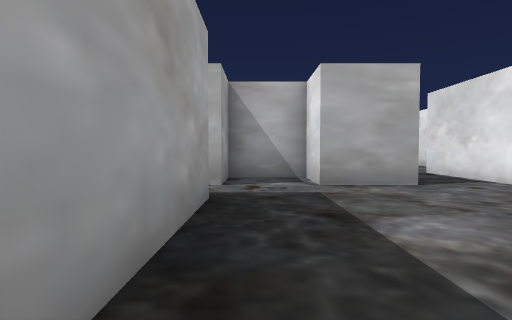
View 1 (above)

23 first-person views from a walk through a scene from a Unity 3-D project. The camera is 1.3 m above the floor, tilts 2° down and sees 80° across. The floor is counted in squares, 2 m on a side. Each view is taken from the middle of a square. On the plan, view 1 faces up. The plan holds only what a view shows up to about 10 squares ahead; the rest is blank. The place goes on beyond the plan. The player is left out. Some surface patterns are stand-ins.

View 2
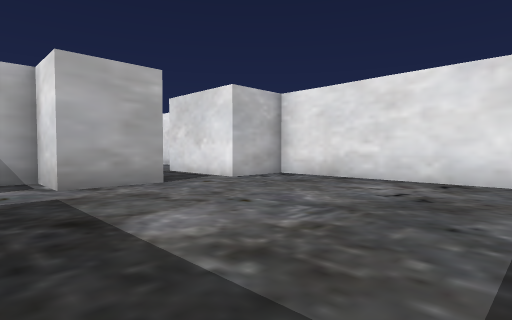

View 3
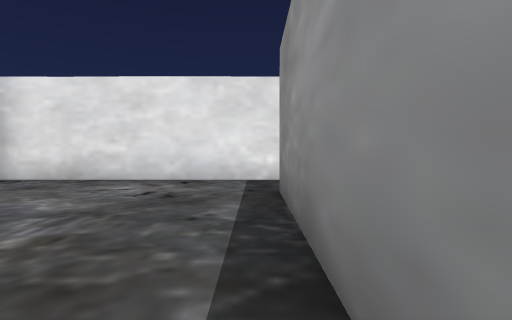

View 4
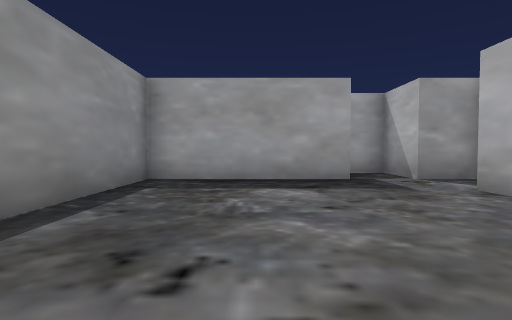

View 5
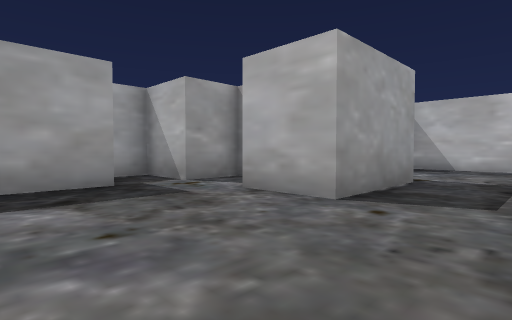

View 6
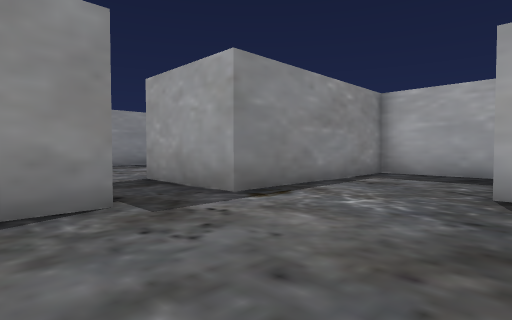

View 7
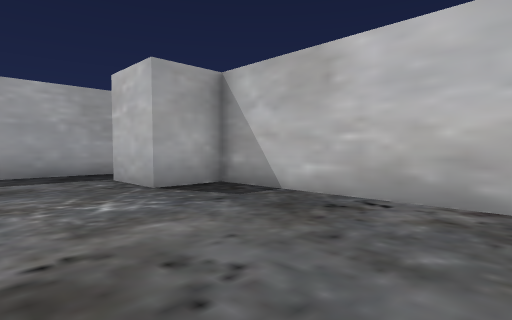

View 8
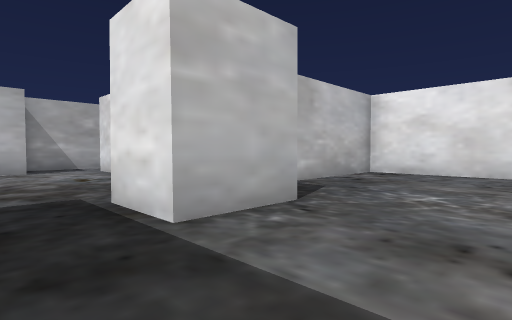

View 9
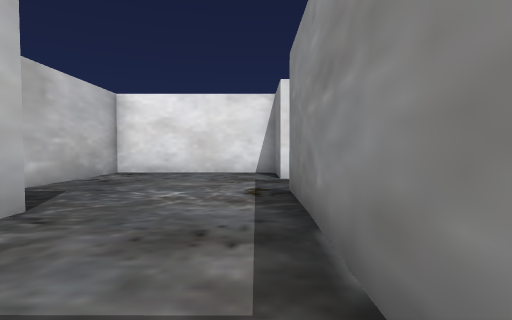

View 10
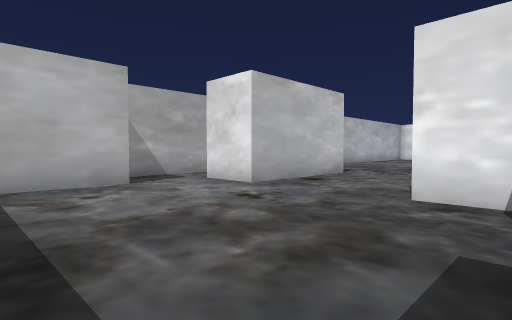

View 11
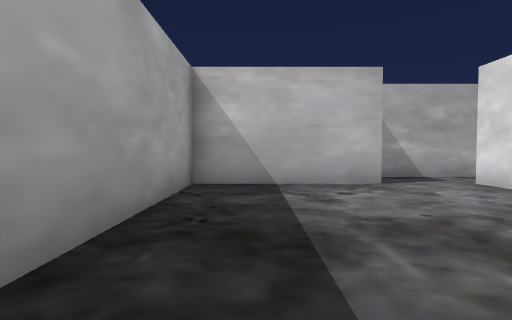

View 12
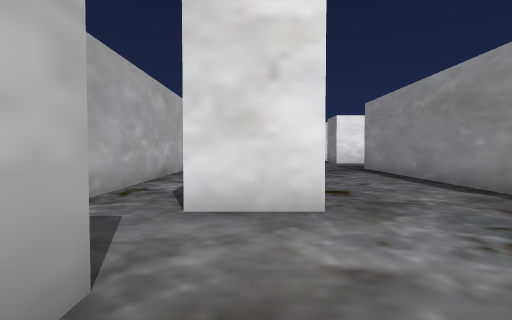

View 13
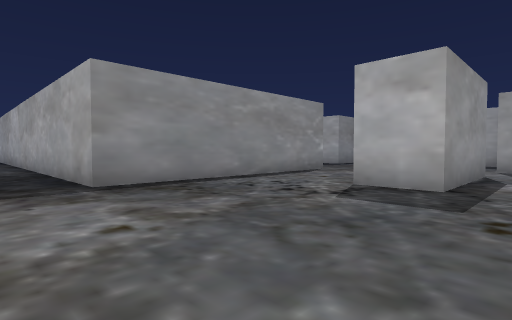

View 14
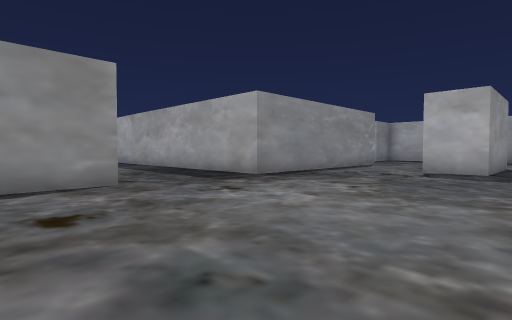

View 15
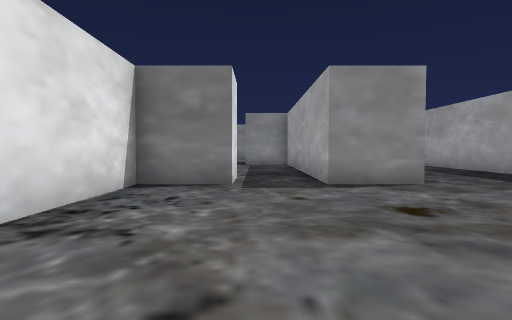

View 16
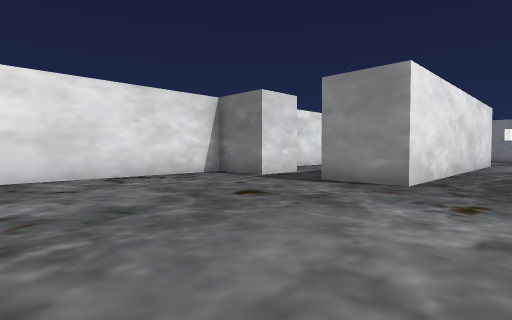

View 17
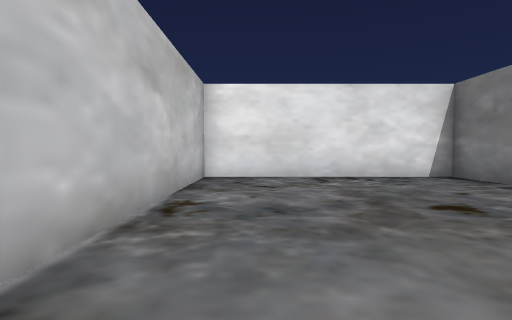

View 18
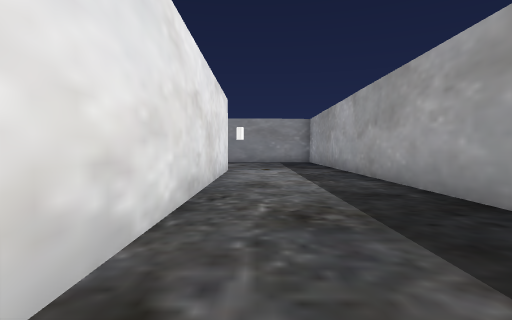

View 19
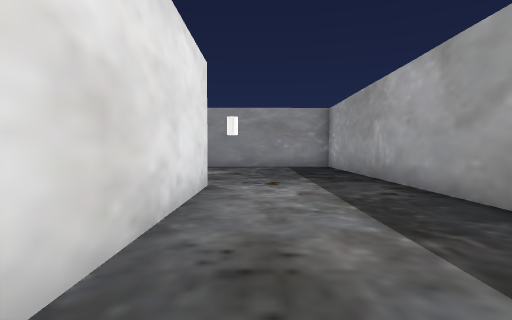

View 20
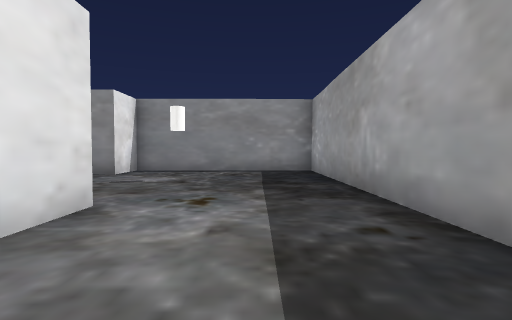

View 21
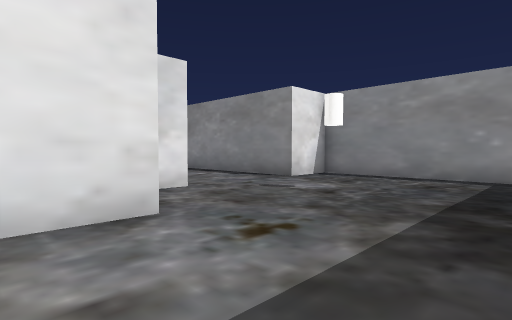

View 22
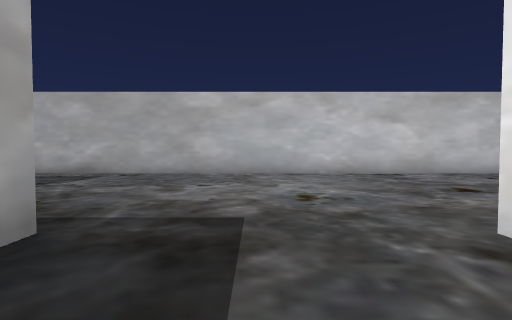

View 23
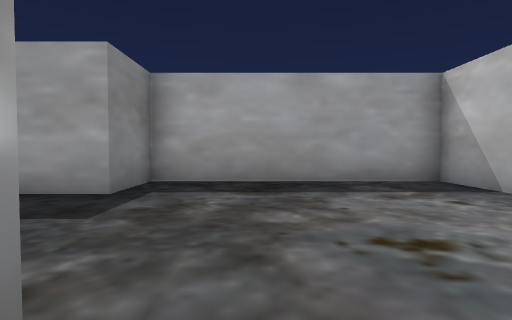

### Floor plan
Points are (right, up) in squares from view 1. A wall is a line through its corners. A room is listed if a view was taken in it or the views show most of it. See-through windows are left out.
Room 1 (views 1, 2, 3, 4, 5)
walls: (2.9, 5.5) (1.2, 5.5) (1.2, 7) (-0.6, 7) (-0.6, 5.5) (-2.4, 5.5) (-2.4, 4.5); (-0.6, 4.1) (-0.6, -0.4) (4.6, -0.4); (6.5, -0.6) (6.5, 5.5) (4.7, 5.5)
ways out: opening at (4, 6) to room 2
Room 2 (views 6, 7, 8, 9)
walls: (-2.4, 11.4) (-2.4, 8.5) (2.9, 8.5) (2.9, 5.5); (6.5, 8.4) (6.5, 12.9) (1.2, 12.9) (1.2, 11.4) (-0.6, 11.4); (4.7, 5.5) (4.7, 8.5) (6.2, 8.5)
ways out: opening at (4, 6) to room 1; opening at (-1.5, 12) to room 3
Room 3 (views 10, 11, 12, 13, 14, 15, 16, 17, 18, 19, 20, 21, 22, 23)
walls: (4.7, 17.3) (1.2, 17.3) (1.2, 18.8) (4.7, 18.8) (4.7, 17.3); (1.2, 13.2) (1.2, 14.3) (8.3, 14.3) (8.3, -0.4) (13.7, -0.4) (13.7, 1.1); (15.4, 14.3) (17.2, 14.3) (17.2, 20.2) (-0.5, 20.2); (-0.5, 18.8) (-4.2, 18.8) (-4.2, 12.9) (-2.4, 12.9) (-2.4, 11.4); (-0.6, 11.4) (-0.6, 12.9); (11.9, 5.5) (11.9, 14.3) (13.6, 14.3); (13.7, 4) (13.7, 4.6)
ways out: opening at (-1.5, 12) to room 2; opening at (14.5, 2.5); opening at (14.5, 13.5)

Where each view was taken, in squares from view 1:
view 1: 0 up, 0 right, facing up
view 2: 0 up, 0 right, facing up-right
view 3: 0 up, 0 right, facing right
view 4: 2 up, 6 right, facing left
view 5: 2 up, 5 right, facing up-left
view 6: 12 up, 6 right, facing down-left
view 7: 9 up, 6 right, facing up-left
view 8: 9 up, 2 left, facing up-right
view 9: 9 up, 2 left, facing right
view 10: 13 up, 3 left, facing up-right
view 11: 13 up, 3 left, facing up
view 12: 18 up, 2 left, facing right
view 13: 20 up, 10 right, facing down-left
view 14: 20 up, 14 right, facing down-left
view 15: 20 up, 15 right, facing down
view 16: 20 up, 10 right, facing down-right
view 17: 19 up, 10 right, facing right
view 18: 15 up, 11 right, facing down
view 19: 11 up, 11 right, facing down
view 20: 9 up, 10 right, facing down
view 21: 7 up, 9 right, facing down-right
view 22: 12 up, 10 right, facing up
view 23: 15 up, 2 right, facing left
